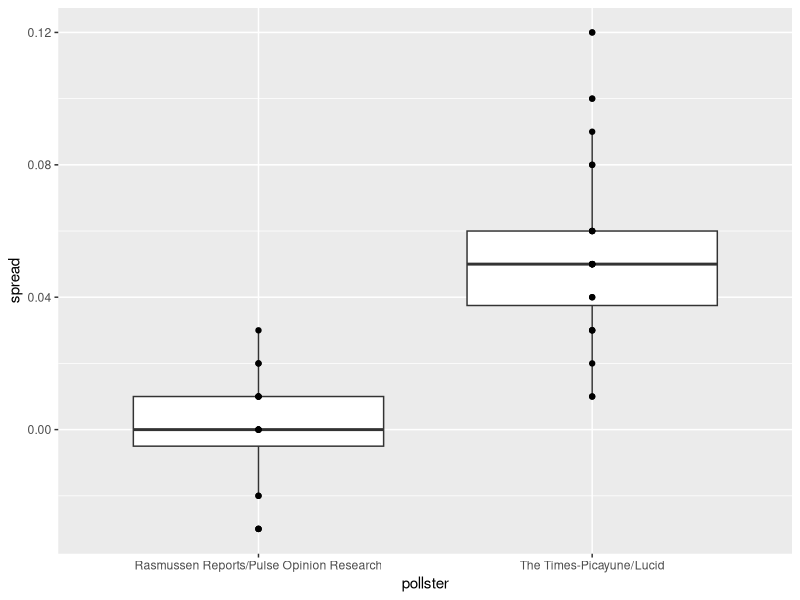

Generate this figure with R:
## ---- chunk 1
knitr::opts_chunk$set(echo = TRUE)
## ---- chunk 2
# Load the 'dslabs' package and data contained in 'heights'
library(dslabs)
library(dplyr)
data(heights)

# Make a vector of heights from all males in the population
x <- heights %>% filter(sex == "Male") %>%
  .$height

# Calculate the population average. Print this value to the console.
mean(x)

# Calculate the population standard deviation. Print this value to the console.
sd(x)
## ---- chunk 3
# The vector of all male heights in our population `x` has already been loaded for you. You can examine the first six elements using `head`.
head(x)

# Use the `set.seed` function to make sure your answer matches the expected result after random sampling
set.seed(1)

# Define `N` as the number of people measured
N <- 50

# Define `X` as a random sample from our population `x`
X <- sample(x, N, replace = TRUE)

# Calculate the sample average. Print this value to the console.
mean(X)

# Calculate the sample standard deviation. Print this value to the console.
sd(X)
## ---- chunk 4
# The vector of all male heights in our population `x` has already been loaded for you. You can examine the first six elements using `head`.
head(x)

# Use the `set.seed` function to make sure your answer matches the expected result after random sampling
set.seed(1)

# Define `N` as the number of people measured
N <- 50

# Define `X` as a random sample from our population `x`
X <- sample(x, N, replace = TRUE)

# Define `se` as the standard error of the estimate. Print this value to the console.
X_hat <- mean(X)
se_hat <- sd(X)
se <- se_hat / sqrt(N)
se

# Construct a 95% confidence interval for the population average based on our sample. Save the lower and then the upper confidence interval to a variable called `ci`.
ci <- c(qnorm(0.025, mean(X), se), qnorm(0.975, mean(X), se))
## ---- chunk 5
# Define `mu` as the population average
mu <- mean(x)

# Use the `set.seed` function to make sure your answer matches the expected result after random sampling
set.seed(1)

# Define `N` as the number of people measured
N <- 50

# Define `B` as the number of times to run the model
B <- 10000

# Define an object `res` that contains a logical vector for simulated intervals that contain mu
res <- replicate(B, {
  X <- sample(x, N, replace = TRUE)
  X_hat <- mean(X)
  se_hat <- sd(X)
  se <- se_hat / sqrt(N)
  interval <- c(qnorm(0.025, mean(X), se) , qnorm(0.975, mean(X), se))
  between(mu, interval[1], interval[2])
})

# Calculate the proportion of results in `res` that include mu. Print this value to the console.
mean(res)
## ---- chunk 6
# Load the libraries and data you need for the following exercises
library(dslabs)
library(dplyr)
library(ggplot2)
data("polls_us_election_2016")

# These lines of code filter for the polls we want and calculate the spreads
polls <- polls_us_election_2016 %>% 
  filter(pollster %in% c("Rasmussen Reports/Pulse Opinion Research","The Times-Picayune/Lucid") &
           enddate >= "2016-10-15" &
           state == "U.S.") %>% 
  mutate(spread = rawpoll_clinton/100 - rawpoll_trump/100) 

# Make a boxplot with points of the spread for each pollster
polls %>% ggplot(aes(pollster, spread)) + geom_boxplot() + geom_point()
## ---- chunk 7
# The `polls` data have already been loaded for you. Use the `head` function to examine them.
head(polls)

# Create an object called `sigma` that contains a column for `pollster` and a column for `s`, the standard deviation of the spread
polls %>% group_by(pollster)
sigma <- polls %>% group_by(pollster) %>% summarize(s = sd(spread))

# Print the contents of sigma to the console
sigma
## ---- chunk 8
# The `polls` data have already been loaded for you. Use the `head` function to examine them.
head(polls)
names(polls)

# Create an object called `res` that summarizes the average, standard deviation, and number of polls for the two pollsters.
res <- polls %>% group_by(pollster) %>% summarize(avg=mean(spread), s = sd(spread), N=n())
res

# Store the difference between the larger average and the smaller in a variable called `estimate`. Print this value to the console.
estimate <- max(res$avg) - min(res$avg)
estimate

# Store the standard error of the estimates as a variable called `se_hat`. Print this value to the console.
se_hat <- sqrt(res$s[2]^2/res$N[2] + res$s[1]^2/res$N[1])
se_hat

# Calculate the 95% confidence interval of the spreads. Save the lower and then the upper confidence interval to a variable called `ci`.
ci <- c(estimate - qnorm(0.975)*se_hat, estimate + qnorm(0.975)*se_hat)
## ---- chunk 9
# We made an object `res` to summarize the average, standard deviation, and number of polls for the two pollsters.
res <- polls %>% group_by(pollster) %>% 
  summarize(avg = mean(spread), s = sd(spread), N = n()) 

# The variables `estimate` and `se_hat` contain the spread estimates and standard error, respectively.
estimate <- res$avg[2] - res$avg[1]
se_hat <- sqrt(res$s[2]^2/res$N[2] + res$s[1]^2/res$N[1])

# Calculate the p-value
2 * (1 - pnorm(estimate / se_hat, 0, 1))
## ---- chunk 10
# Execute the following lines of code to filter the polling data and calculate the spread
polls <- polls_us_election_2016 %>% 
  filter(enddate >= "2016-10-15" &
           state == "U.S.") %>%
  group_by(pollster) %>%
  filter(n() >= 5) %>% 
  mutate(spread = rawpoll_clinton/100 - rawpoll_trump/100) %>%
  ungroup()

# Create an object called `var` that contains columns for the pollster, mean spread, and standard deviation. Print the contents of this object to the console.
var <- polls %>% group_by(pollster) %>% summarize(avg = mean(spread), s = sd(spread))
var
